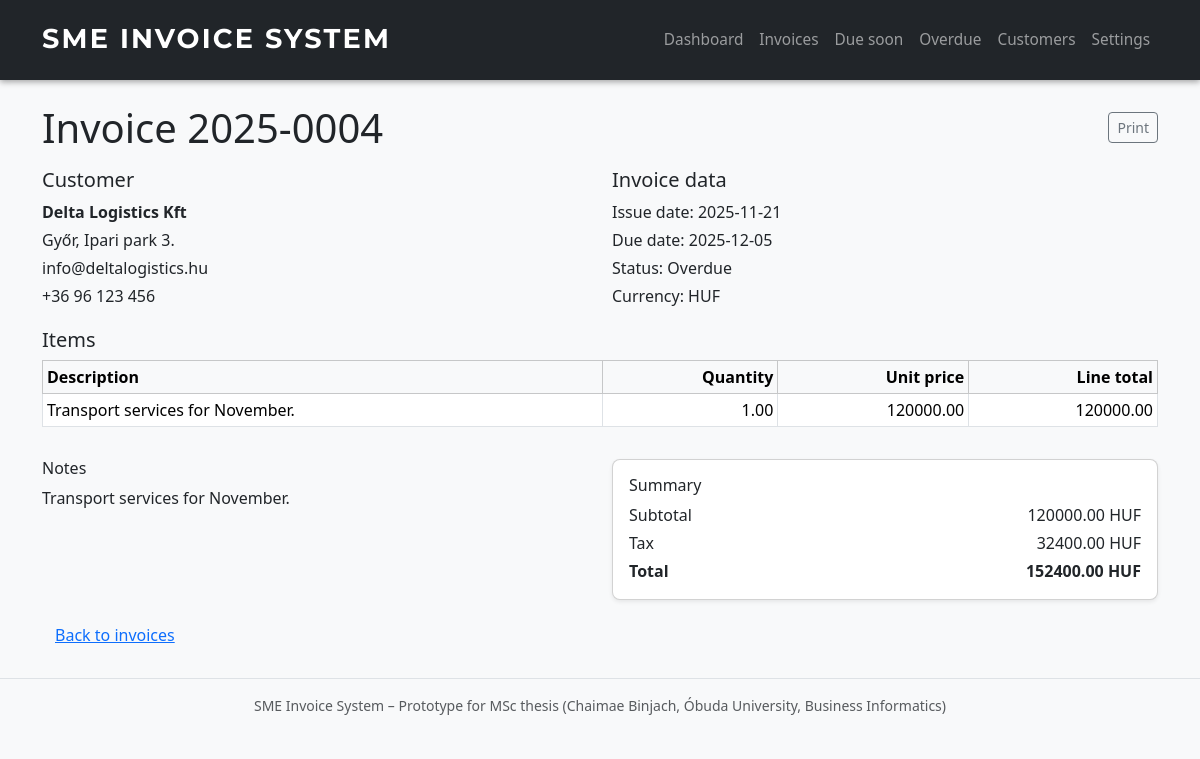
/invoices/4, run on an earlier commit of the app's database.
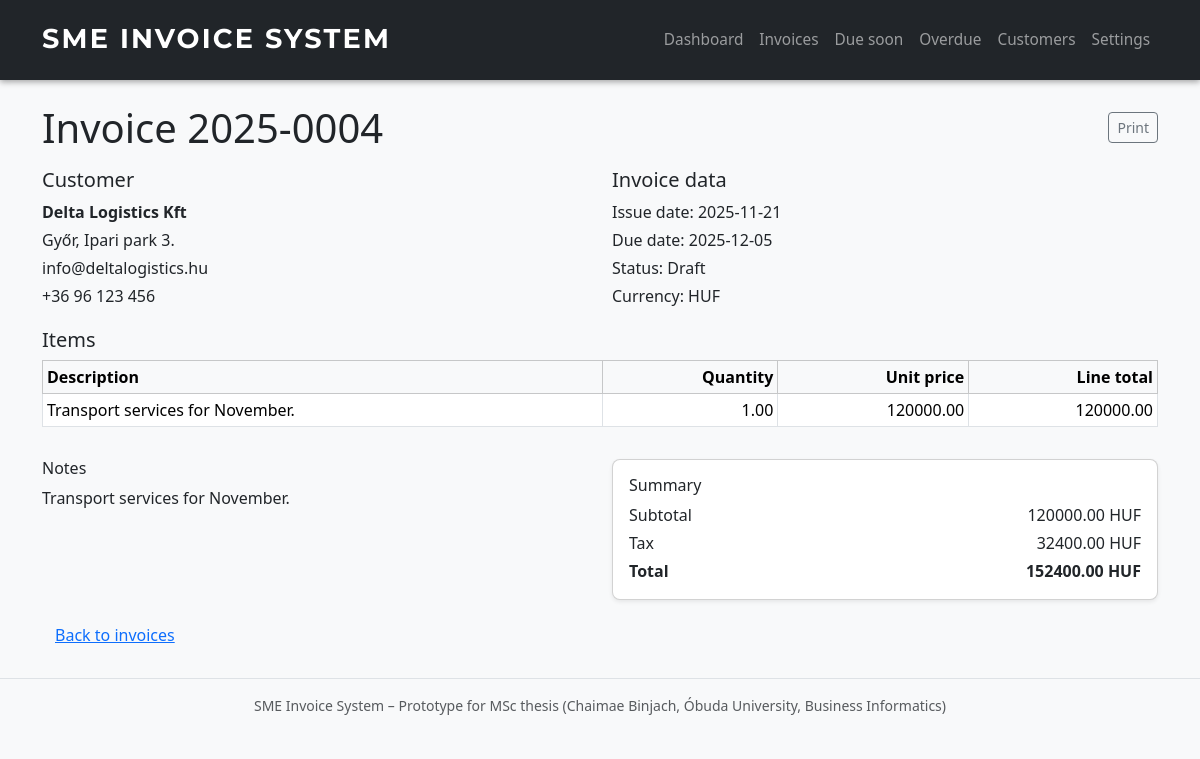
And on a later commit of the database.
### app.py (models this page shows, shortened)
class Invoice(db.Model):
    __tablename__ = "invoices"
    id = db.Column(db.Integer, primary_key=True)
    invoice_number = db.Column(db.String(50), unique=True, nullable=False)
    customer_id = db.Column(db.Integer, db.ForeignKey("customers.id"), nullable=False)
    customer = db.relationship("Customer", backref=db.backref("invoices", cascade="all, delete-orphan"))
    issue_date = db.Column(db.Date, default=date.today)
    due_date = db.Column(db.Date, nullable=False)
    status = db.Column(db.String(20), default="Draft")  # Draft / Sent / Paid
    subtotal = db.Column(db.Float, nullable=False)
    tax_amount = db.Column(db.Float, nullable=False)
    total_amount = db.Column(db.Float, nullable=False)
    currency = db.Column(db.String(10), default="HUF")
    notes = db.Column(db.Text)
    items = db.relationship("InvoiceItem", backref="invoice", lazy=True, cascade="all, delete-orphan")

### app.py (the view)
@app.route("/invoices/<int:invoice_id>")
def invoice_detail(invoice_id: int):
    invoice = Invoice.query.get_or_404(invoice_id)
    return render_template("invoice_detail.html", invoice=invoice)

### templates/invoice_detail.html (shortened to what this page needs)
{% extends "base.html" %}
{% block content %}
    <div class="d-flex justify-content-between align-items-center mb-3">
        <h1 class="mb-0">Invoice {{ invoice.invoice_number }}</h1>
        <button class="btn btn-outline-secondary btn-sm" onclick="window.print();">
            Print
        </button>
    </div>
    <div class="row mb-3">
        <div class="col-md-6">
            <h5>Customer</h5>
            <p class="mb-1"><strong>{{ invoice.customer.name }}</strong></p>
            <p class="mb-1">{{ invoice.customer.address }}</p>
            <p class="mb-1">{{ invoice.customer.email }}</p>
            <p class="mb-1">{{ invoice.customer.phone }}</p>
        </div>
        <div class="col-md-6">
            <h5>Invoice data</h5>
            <p class="mb-1">Issue date: {{ invoice.issue_date }}</p>
            <p class="mb-1">Due date: {{ invoice.due_date }}</p>
            <p class="mb-1">Status: {{ invoice.status }}</p>
            <p class="mb-1">Currency: {{ invoice.currency }}</p>
        </div>
    </div>
    {% if invoice.items %}
        <h5>Items</h5>
        <div class="table-responsive mb-3">
            <table class="table table-sm table-bordered align-middle">
                <thead class="table-light">
                    <tr>
                        <th>Description</th>
                        <th class="text-end">Quantity</th>
                        <th class="text-end">Unit price</th>
                        <th class="text-end">Line total</th>
                    </tr>
                </thead>
                <tbody>
                    {% for item in invoice.items %}
                        <tr>
                            <td>{{ item.description }}</td>
                            <td class="text-end">{{ "%.2f"|format(item.quantity) }}</td>
                            <td class="text-end">{{ "%.2f"|format(item.unit_price) }}</td>
                            <td class="text-end">{{ "%.2f"|format(item.line_total) }}</td>
                        </tr>
                    {% endfor %}
                </tbody>
            </table>
        </div>
    {% endif %}
    <div class="row">
        <div class="col-md-6">
            {% if invoice.notes %}
                <h6>Notes</h6>
                <p>{{ invoice.notes }}</p>
            {% endif %}
        </div>
        <div class="col-md-6">
            <div class="card shadow-sm">
                <div class="card-body">
                    <h6 class="card-title">Summary</h6>
                    <div class="d-flex justify-content-between mb-1">
                        <span>Subtotal</span>
                        <span>{{ "%.2f"|format(invoice.subtotal) }} {{ invoice.currency }}</span>
                    </div>
                    <div class="d-flex justify-content-between mb-1">
                        <span>Tax</span>
                        <span>{{ "%.2f"|format(invoice.tax_amount) }} {{ invoice.currency }}</span>
                    </div>
                    <div class="d-flex justify-content-between fw-bold">
                        <span>Total</span>
                        <span>{{ "%.2f"|format(invoice.total_amount) }} {{ invoice.currency }}</span>
                    </div>
                </div>
            </div>
        </div>
    </div>
    <a href="/invoices" class="btn btn-link mt-3">Back to invoices</a>
{% endblock %}

What changed in the data, as far as the page shows it:
changed Invoice "HUF": status "Overdue" → "Draft"
